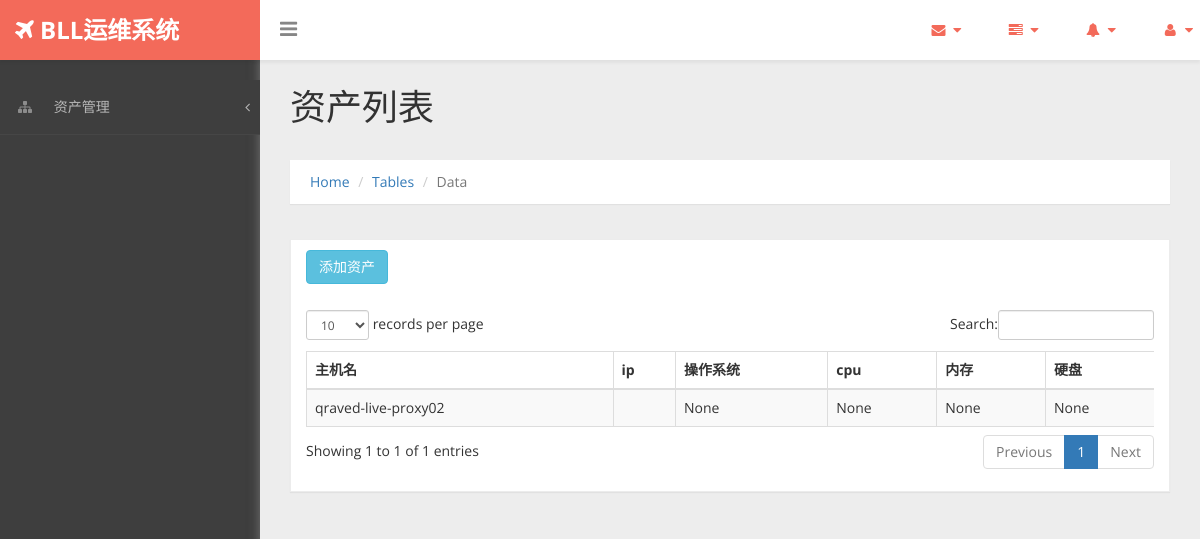
Page /asset/ on the earlier database version.
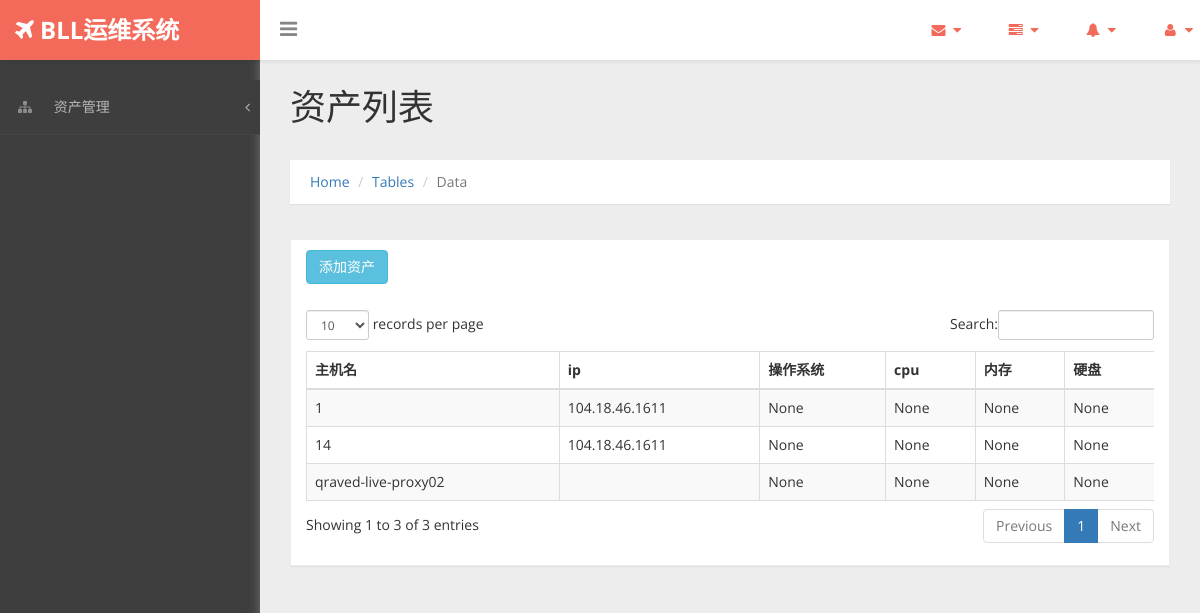
Same page on the later database version.
### asset/models.py (models this page shows, shortened)
class Asset(models.Model):
    ip = models.CharField(max_length=32, blank=True, null=True, verbose_name=u"主机IP")
    private_ip = models.CharField(max_length=255, blank=True, null=True, verbose_name=u"other IP")
    hostname = models.CharField(unique=True, max_length=128, verbose_name=u"主机名")
    port = models.IntegerField(blank=True, null=True, verbose_name=u"端口号")
    username = models.CharField(max_length=16, blank=True, null=True, verbose_name=u"管理用户名")
    password = models.CharField(max_length=256, blank=True, null=True, verbose_name=u"密码")
    use_default_auth = models.BooleanField(default=True, verbose_name=u"使用默认管理账号")
    mac = models.CharField(max_length=20, blank=True, null=True, verbose_name=u"MAC地址")
    cpu = models.CharField(max_length=64, blank=True, null=True, verbose_name=u'CPU')
    memory = models.CharField(max_length=128, blank=True, null=True, verbose_name=u'内存')
    disk = models.CharField(max_length=1024, blank=True, null=True, verbose_name=u'硬盘')
    system_type = models.CharField(max_length=32, blank=True, null=True, verbose_name=u"系统类型")
    system_version = models.CharField(max_length=8, blank=True, null=True, verbose_name=u"系统版本号")
    status = models.CharField(max_length=50, blank=True, null=True, default=1, verbose_name=u"机器状态")
    env = models.IntegerField(choices=ASSET_ENV, blank=True, null=True, verbose_name=u"运行环境")
    date_added = models.DateTimeField(auto_now=True, null=True)
    is_active = models.BooleanField(default=True, verbose_name=u"是否激活")
    comment = models.CharField(max_length=128, blank=True, null=True, verbose_name=u"备注")

### asset/views.py (the view)
class IndexView(ListView):
    model = Asset
    template_name = 'asset/index.html'
    context_object_name = 'asset_list'
    fields = ['ip', 'hostname','env','cpu','memory','disk']

### templates/asset/index.html (shortened to what this page needs)
{% extends 'base.html' %}
 {% block main %}
     <div id="page-wrapper" >
		  <div class="header">
                        <h1 class="page-header">
                            资产列表
                        </h1>
						<ol class="breadcrumb">
					  <li><a href="#">Home</a></li>
					  <li><a href="#">Tables</a></li>
					  <li class="active">Data</li>
					</ol>
		</div>
            <div id="page-inner">
            <div class="row">
                <div class="col-md-12">
                    <div class="panel panel-default">
                        <div class="panel-heading">
                             <a href="{% url 'asset:add'  %}" class="btn btn-info"> 添加资产</a>
                        </div>
                        <div class="panel-body">
                            <div class="table-responsive">
                                <table class="table table-striped table-bordered table-hover" id="dataTables-example">
                                    <thead>
                                        <tr>
                                            <th>主机名</th>
                                            <th>ip</th>
                                            <th>操作系统</th>
                                            <th>cpu</th>
                                            <th>内存</th>
                                            <th>硬盘</th>
                                        </tr>
                                    </thead>
                                    <tbody>
                                       {% for asset in asset_list %}
                                        <tr class="odd gradeX">
                                            <td>{{ asset.hostname }}</td>
                                            <td>{{ asset.ip }}</td>
                                            <td class="center">{{ asset.env }}</td>
                                            <td class="center">{{ asset.cpu }}</td>
                                            <td class="center">{{ asset.memory }}</td>
                                            <td class="center">{{ asset.disk }}</td>
                                        </tr>
                                         {% endfor %}
                                    </tbody>
                                </table>
                            </div>
                        </div>
                    </div>
                </div>
            </div>
  {% endblock main %}

### templates/base.html (shortened to what this page needs)
<!DOCTYPE html>
<html>
{% load staticfiles %}
<head>
    <link href="{% static 'asset/css/bootstrap.css' %}" rel="stylesheet" />
     <link href=" {% static 'asset/css/bootstrap.css' %}" rel="stylesheet" />
    <link href="{% static 'asset/css/font-awesome.css' %}" rel="stylesheet" />
    <link href="{% static 'asset/css/custom-styles.css' %}" rel="stylesheet" />
    <link href="{% static 'asset/js/dataTables/dataTables.bootstrap.css' %}" rel="stylesheet" />
</head>
<body>
    <div id="wrapper">
        <nav class="navbar navbar-default top-navbar" role="navigation">
            <div class="navbar-header">
                <a class="navbar-brand" href="index.html"><strong><i class="icon fa fa-plane"></i> BLL运维系统</strong></a>
				<div id="sideNav" href="">
		<i class="fa fa-bars icon"></i>
		</div>
            </div>
            <ul class="nav navbar-top-links navbar-right">
                <li class="dropdown">
                    <a class="dropdown-toggle" data-toggle="dropdown" href="#" aria-expanded="false">
                        <i class="fa fa-envelope fa-fw"></i> <i class="fa fa-caret-down"></i>
                    </a>
                </li>
                <li class="dropdown">
                    <a class="dropdown-toggle" data-toggle="dropdown" href="#" aria-expanded="false">
                        <i class="fa fa-tasks fa-fw"></i> <i class="fa fa-caret-down"></i>
                    </a>
                </li>
                <li class="dropdown">
                    <a class="dropdown-toggle" data-toggle="dropdown" href="#" aria-expanded="false">
                        <i class="fa fa-bell fa-fw"></i> <i class="fa fa-caret-down"></i>
                    </a>
                </li>
                <li class="dropdown">
                    <a class="dropdown-toggle" data-toggle="dropdown" href="#" aria-expanded="false">
                        <i class="fa fa-user fa-fw"></i> <i class="fa fa-caret-down"></i>
                    </a>
                </li>
            </ul>
        </nav>
        <nav class="navbar-default navbar-side" role="navigation">
            <div class="sidebar-collapse">
                <ul class="nav" id="main-menu">
					 <li>
                        <a href="#"><i class="fa fa-sitemap"></i> 资产管理<span class="fa arrow"></span></a>
						</li>
                </ul>
            </div>
        </nav>
           {% block main %}
           {% endblock main %}
    </div>
</body>
</html>

### asset/static/asset/css/custom-styles.css (style rules this page uses)
body { font-family: 'Open Sans', sans-serif; background: #3E3E3E; }
#wrapper { width: 100%; }
#page-wrapper { padding: 15px 15px; min-height: 600px; background: #EDEDED; }
#page-inner { width:100%; margin:10px 20px 10px 0px; background-color:transparent; padding: 15px 30px; min-height:1200px; }
h1, .h1, h2, .h2, h3, .h3 { margin-top: 7px; margin-bottom: -5px; }
.navbar-side { z-index: 0; }
.panel { border-radius:0px; }
.navbar-side .nav > li > a > i { color: #8C8C8C;padding: 8px;width: 30px;text-align: center; }
.top-navbar { position: fixed; width: 100%; z-index: 300; -webkit-box-shadow: 0 3px 3px rgba(0, 0, 0, 0.05); -moz-box-shadow: 0 3px 3px rgba(0, 0, 0, 0.05); box-shadow: 0 3px 3px rgba(0, 0, 0, 0.05); }
.navbar-side { z-index: 1; position: fixed; width: 260px; top: 80px; }
#page-wrapper { position: relative; top: 55px; box-shadow: 0 0 10px #757575; -moz-box-shadow: 0 0 10px #757575; -webkit-box-shadow: 0 0 10px #757575; }
.breadcrumb { padding: 12px 10px 12px 20px; margin-bottom: 20px; list-style: none; border-radius: 0; -webkit-box-shadow: 0 1px 1px rgba(0,0,0,.05); box-shadow: 0 1px 1px rgba(0,0,0,.05);background: #fff; }
.page-header { margin: 0;border-bottom: 1px solid transparent;text-align: left;background-color: rgb(237, 237, 237);padding: 32px 22px 32px 0;color: #323232; }
.panel-default { border-color: #ECECEC; }
.panel-default > .panel-heading { color: #555; border-color: #FFF; font-weight:bold;background: #FFFFFF; font-size: 16px; text-shadow: none; }
.panel-heading { border-bottom: 1px solid transparent; border-top-left-radius: 3px; border-top-right-radius: 3px; }
.header { margin: 0 30px; }
i.fa.fa-bars { font-size: 20px; margin: 12px 0 0; }
.top-navbar { margin:0px; }
.top-navbar .navbar-brand { color: #fff;width: 260px;text-align: left;height: 60px;font-size: 24px;font-weight: 700;line-height: 30px;background: #F36A5A; }
.top-navbar .nav > li { position: relative; display: inline-block; margin: 0px; padding: 0px; }
.top-navbar .nav > li > a { position: relative; display: block; padding: 20px;color: #FFFFFF; margin: 0px; }
.arrow { float: right; margin-top: 8px; }
.fa.arrow:before { content: "\f104"; }
.sidebar-collapse , .sidebar-collapse .nav { background:none; }
.sidebar-collapse .nav { padding:0; }
.sidebar-collapse .nav > li > a { color: #B8B8B8; background:transparent; text-shadow:none; font-size: 14px; }
.sidebar-collapse > .nav > li > a { padding: 12px 10px; }
.sidebar-collapse > .nav > li { border-bottom: 1px solid rgba(107, 108, 109, 0.19); }
.navbar-side { border:none; background: #3E3E3E; }
.top-navbar { background: #FFFFFF; border-bottom:none; }
.top-navbar .nav > li > a > i { margin-right: 2px; }
.navbar-default { border:0px solid black; }
.navbar-header { background: transparent; }
.nav > li > a > i { margin-right:10px; color: rgb(243, 106, 90); }
#sideNav { float: left; left: 0; z-index: 3; color: #868686; cursor:pointer; border-radius: 0; width: 14px; font-size: 48px; line-height: 0; margin: 7px 0 0 20px; }
@media (min-width:768px) { #page-wrapper { margin: 0 0 0 260px; padding: 0; min-height: 1200px; } }
@media (min-width:768px) { .navbar-side { width: 260px; z-index: 1; } }
@media (min-width:768px) { .navbar { border-radius: 0px; } }

Differences in the rows shown:
added Asset: hostname "1", ip "104.18.46.1611", env "None", cpu "None", memory "None", disk "None"
added Asset: hostname "14", ip "104.18.46.1611", env "None", cpu "None", memory "None", disk "None"
Other differences:
text written by a page script: "records per page Search: Showing 1 to 1 of 1 entries Previous 1 Next" → "records per page Search: Showing 1 to 3 of 3 entries Previous 1 Next"
